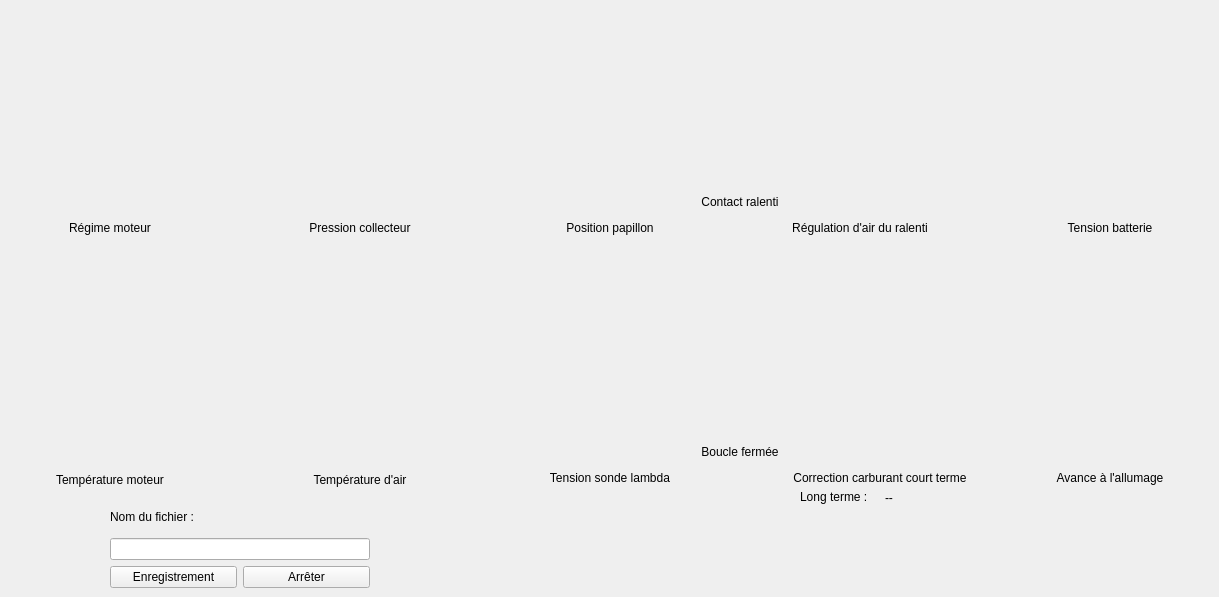
    <widget class="QWidget" name="overview_tab">
     <attribute name="title">
      <string>Aperçu</string>
     </attribute>
     <widget class="ManoMeter100" name="m_idle_position" native="true">
      <property name="geometry">
       <rect>
        <x>760</x>
        <y>10</y>
        <width>200</width>
        <height>200</height>
       </rect>
      </property>
     </widget>
     <widget class="ManoMeter" name="m_battery" native="true">
      <property name="geometry">
       <rect>
        <x>1010</x>
        <y>10</y>
        <width>200</width>
        <height>200</height>
       </rect>
      </property>
     </widget>
    <widget class="ManoMeter" name="m_ignition_advance" native="true">
      <property name="geometry">
       <rect>
        <x>1010</x>
        <y>260</y>
        <width>200</width>
        <height>200</height>
       </rect>
      </property>
     </widget>
    <widget class="ManoMeter" name="m_short_term_correction" native="true">
      <property name="geometry">
       <rect>
        <x>760</x>
        <y>260</y>
        <width>200</width>
        <height>200</height>
       </rect>
      </property>
     </widget>     
     <widget class="ManoMeter100" name="m_throttle_pos" native="true">
      <property name="geometry">
       <rect>
        <x>510</x>
        <y>10</y>
        <width>200</width>
        <height>200</height>
       </rect>
      </property>
     </widget>
     <widget class="ManoMeter900" name="m_lambda_voltage" native="true">
      <property name="geometry">
       <rect>
        <x>510</x>
        <y>260</y>
        <width>200</width>
        <height>200</height>
       </rect>
      </property>
      <property name="toolTip">
       <string>&lt;html&gt;&lt;head/&gt;&lt;body&gt;&lt;p&gt; 0-200 mV : mélange pauvre&lt;/p&gt;&lt;p&gt;700-900 mV : mélange riche &lt;/p&gt;&lt;/body&gt;&lt;/html&gt;</string>
      </property>
     </widget>
     <widget class="QLabel" name="m_throttle_pos_label">
      <property name="geometry">
       <rect>
        <x>510</x>
        <y>220</y>
        <width>200</width>
        <height>16</height>
       </rect>
      </property>
      <property name="sizePolicy">
       <sizepolicy hsizetype="Preferred" vsizetype="Maximum">
        <horstretch>0</horstretch>
        <verstretch>0</verstretch>
       </sizepolicy>
      </property>
      <property name="text">
       <string>Position papillon</string>
      </property>
      <property name="alignment">
       <set>Qt::AlignCenter</set>
      </property>
     </widget>
     <widget class="QLabel" name="m_short_term_label">
      <property name="geometry">
       <rect>
        <x>760</x>
        <y>470</y>
        <width>240</width>
        <height>16</height>
       </rect>
      </property>
      <property name="sizePolicy">
       <sizepolicy hsizetype="Preferred" vsizetype="Maximum">
        <horstretch>0</horstretch>
        <verstretch>0</verstretch>
       </sizepolicy>
      </property>
      <property name="text">
       <string>Correction carburant court terme</string>
      </property>
      <property name="alignment">
       <set>Qt::AlignCenter</set>
      </property>
     </widget>     
          <widget class="QLabel" name="m_idlebypass_pos_label">
      <property name="geometry">
       <rect>
        <x>760</x>
        <y>220</y>
        <width>200</width>
        <height>16</height>
       </rect>
      </property>
      <property name="sizePolicy">
       <sizepolicy hsizetype="Preferred" vsizetype="Maximum">
        <horstretch>0</horstretch>
        <verstretch>0</verstretch>
       </sizepolicy>
      </property>
      <property name="text">
       <string>Régulation d'air du ralenti</string>
      </property>
      <property name="alignment">
       <set>Qt::AlignCenter</set>
      </property>
     </widget>
          <widget class="QLabel" name="m_battery_voltage_label">
      <property name="geometry">
       <rect>
        <x>1010</x>
        <y>220</y>
        <width>200</width>
        <height>16</height>
       </rect>
      </property>
      <property name="sizePolicy">
       <sizepolicy hsizetype="Preferred" vsizetype="Maximum">
        <horstretch>0</horstretch>
        <verstretch>0</verstretch>
       </sizepolicy>
      </property>
      <property name="text">
       <string>Tension batterie</string>
      </property>
      <property name="alignment">
       <set>Qt::AlignCenter</set>
      </property>
           </widget>
          <widget class="QLabel" name="m_ignition_advance_label">
      <property name="geometry">
       <rect>
        <x>1010</x>
        <y>470</y>
        <width>200</width>
        <height>16</height>
       </rect>
      </property>
      <property name="sizePolicy">
       <sizepolicy hsizetype="Preferred" vsizetype="Maximum">
        <horstretch>0</horstretch>
        <verstretch>0</verstretch>
       </sizepolicy>
      </property>
      <property name="text">
       <string>Avance à l'allumage</string>
      </property>
      <property name="alignment">
       <set>Qt::AlignCenter</set>
      </property>
     </widget>
     <widget class="QLabel" name="m_lambda_label">
      <property name="geometry">
       <rect>
        <x>510</x>
        <y>470</y>
        <width>200</width>
        <height>16</height>
       </rect>
      </property>
      <property name="sizePolicy">
       <sizepolicy hsizetype="Preferred" vsizetype="Maximum">
        <horstretch>0</horstretch>
        <verstretch>0</verstretch>
       </sizepolicy>
      </property>
      <property name="text">
       <string>Tension sonde lambda</string>
      </property>
      <property name="alignment">
       <set>Qt::AlignCenter</set>
      </property>
     </widget>
    <!--  <widget class="QLabel" name="m_idle_base_Label">
      <property name="geometry">
       <rect>
        <x>1050</x>
        <y>520</y>
        <width>200</width>
        <height>16</height>
       </rect>
      </property>
      <property name="text">
       <string>Position de base ralenti :</string>
      </property>
      <property name="alignment">
       <set>Qt::AlignLeft</set>
      </property>
     </widget>
     <widget class="QLabel" name="m_idle_bas_volts">
      <property name="geometry">
       <rect>
        <x>970</x>
        <y>540</y>
        <width>200</width>
        <height>16</height>
       </rect>
      </property>
      <property name="text">
       <string>0.0V</string>
      </property>
     </widget>
     <widget class="QProgressBar" name="m_idle_base_pos">
      <property name="geometry">
       <rect>
        <x>1010</x>
        <y>540</y>
        <width>240</width>
        <height>21</height>
       </rect>
      </property>
      <property name="value">
       <number>0</number>
      </property>
     </widget> -->
     <!-- <widget class="QLabel" name="m_fue_trim_label">
      <property name="geometry">
       <rect>
        <x>550</x>
        <y>540</y>
        <width>120</width>
        <height>20</height>
       </rect>
      </property>
      <property name="text">
       <string>Court terme :</string>
      </property>
      <property name="alignment">
       <set>Qt::AlignLeft</set>
      </property>
     </widget> -->
     <widget class="QLabel" name="m_closed_loop_label">
      <property name="geometry">
       <rect>
        <x>610</x>
        <y>444</y>
        <width>260</width>
        <height>16</height>
       </rect>
      </property>
      <property name="text">
       <string>Boucle fermée</string>
      </property>
      <property name="alignment">
       <set>Qt::AlignCenter</set>
      </property>
     </widget>
     <widget class="QLedIndicator" name="m_closedLoopLed" native="true">
      <property name="geometry">
       <rect>
        <x>722</x>
        <y>410</y>
        <width>26</width>
        <height>26</height>
       </rect>
      </property>
     </widget>

     <widget class="ManoMeter" name="m_revCounter" native="true">
      <property name="geometry">
       <rect>
        <x>10</x>
        <y>10</y>
        <width>200</width>
        <height>200</height>
       </rect>
      </property>
     </widget>
     <widget class="ManoMeter100" name="m_mapGauge" native="true">
      <property name="geometry">
       <rect>
        <x>260</x>
        <y>10</y>
        <width>200</width>
        <height>200</height>
       </rect>
      </property>
      <property name="toolTip">
       <string>&lt;html&gt;&lt;head/&gt;&lt;body&gt;&lt;p&gt;moteur arrêté	&amp;lt;&amp;gt; ~ 100 kPa&lt;/p&gt;&lt;p&gt;moteur au ralenti 	&amp;lt;&amp;gt; ~ 25-40 kPa&lt;/p&gt;&lt;p&gt;en cas d'écart, vérifier les durites&lt;/p&gt;&lt;/body&gt;&lt;/html&gt;</string>
      </property>
     </widget>
     <!-- <widget class="QLabel" name="m_throttleLabel">
      <property name="geometry">
       <rect>
        <x>1050</x>
        <y>30</y>
        <width>200</width>
        <height>20</height>
       </rect>
      </property>
      <property name="text">
       <string>Position papillon :</string>
      </property>
      <property name="alignment">
       <set>Qt::AlignLeft</set>
      </property>
     </widget> -->
     <!-- <widget class="QLabel" name="m_throttlePotVolts">
      <property name="geometry">
       <rect>
        <x>1010</x>
        <y>50</y>
        <width>31</width>
        <height>16</height>
       </rect>
      </property>
      <property name="text">
       <string>0.0V</string>
      </property>
     </widget> -->
     <!-- <widget class="QProgressBar" name="m_throttleBar">
      <property name="geometry">
       <rect>
        <x>1050</x>
        <y>50</y>
        <width>240</width>
        <height>21</height>
       </rect>
      </property>
      <property name="value">
       <number>0</number>
      </property>
     </widget> -->
     <!-- <widget class="QLabel" name="m_idleBypassLabel">
      <property name="geometry">
       <rect>
        <x>1050</x>
        <y>90</y>
        <width>200</width>
        <height>16</height>
       </rect>
      </property>
      <property name="text">
       <string>Position moteur pas-à-pas ralenti :</string>
      </property>
      <property name="alignment">
       <set>Qt::AlignLeft</set>
      </property>
     </widget> -->
     <!-- <widget class="QLabel" name="m_iacPositionSteps">
      <property name="geometry">
       <rect>
        <x>1010</x>
        <y>110</y>
        <width>16</width>
        <height>16</height>
       </rect>
      </property>
      <property name="text">
       <string>0</string>
      </property>
     </widget> -->
     <!-- <widget class="QProgressBar" name="m_idleBypassPosBar">
      <property name="geometry">
       <rect>
        <x>1050</x>
        <y>110</y>
        <width>240</width>
        <height>21</height>
       </rect>
      </property>
      <property name="value">
       <number>0</number>
      </property>
     </widget> -->
     <widget class="QLabel" name="m_revCounterLabel">
      <property name="geometry">
       <rect>
        <x>10</x>
        <y>220</y>
        <width>200</width>
        <height>16</height>
       </rect>
      </property>
      <property name="sizePolicy">
       <sizepolicy hsizetype="Preferred" vsizetype="Maximum">
        <horstretch>0</horstretch>
        <verstretch>0</verstretch>
       </sizepolicy>
      </property>
      <property name="text">
       <string>Régime moteur</string>
      </property>
      <property name="alignment">
       <set>Qt::AlignCenter</set>
      </property>
     </widget>
     <widget class="QLabel" name="m_mapGaugeLabel">
      <property name="geometry">
       <rect>
        <x>260</x>
        <y>220</y>
        <width>200</width>
        <height>16</height>
       </rect>
      </property>
      <property name="sizePolicy">
       <sizepolicy hsizetype="Preferred" vsizetype="Maximum">
        <horstretch>0</horstretch>
        <verstretch>0</verstretch>
       </sizepolicy>
      </property>
      <property name="text">
       <string>Pression collecteur</string>
      </property>
      <property name="alignment">
       <set>Qt::AlignCenter</set>
      </property>
     </widget>
          <widget class="QLabel" name="m_idleSwitchLabel">
      <property name="geometry">
       <rect>
        <x>610</x>
        <y>194</y>
        <width>260</width>
        <height>16</height>
       </rect>
      </property>
      <property name="sizePolicy">
       <sizepolicy hsizetype="Preferred" vsizetype="Maximum">
        <horstretch>0</horstretch>
        <verstretch>0</verstretch>
       </sizepolicy>
      </property>
      <property name="text">
       <string>Contact ralenti</string>
      </property>
      <property name="alignment">
       <set>Qt::AlignCenter</set>
      </property>
     </widget>
      <widget class="QLedIndicator" name="m_idleSwitchLed" native="true">
      <property name="geometry">
       <rect>
        <x>722</x>
        <y>160</y>
        <width>26</width>
        <height>26</height>
       </rect>
      </property>
     </widget>
     <widget class="QWidget" name="layoutWidget">
      <property name="geometry">
       <rect>
        <x>110</x>
        <y>510</y>
        <width>260</width>
        <height>78</height>
       </rect>
      </property>
      <layout class="QGridLayout" name="m_dataBLayout">
       <item row="0" column="1">
        <widget class="QLabel" name="m_logFileNameLabel">
         <property name="text">
          <string>Nom du fichier :</string>
         </property>
         <property name="alignment">
          <set>Qt::AlignLeft</set>
         </property>
        </widget>
       </item>
       <item row="1" column="1" colspan="2">
        <widget class="QLineEdit" name="m_logFileNameBox"/>
       </item>
       <item row="2" column="1">
        <widget class="QPushButton" name="m_startLoggingButton">
         <property name="autoFillBackground">
          <bool>false</bool>
         </property>
         <property name="text">
          <string>Enregistrement</string>
         </property>
        </widget>
       </item>
       <item row="2" column="2">
        <widget class="QPushButton" name="m_stopLoggingButton">
         <property name="enabled">
          <bool>true</bool>
         </property>
         <property name="text">
          <string>Arrêter</string>
         </property>
        </widget>
       </item>
      </layout>
     </widget>
     <widget class="ManoMeter" name="m_waterTempGauge" native="true">
      <property name="geometry">
       <rect>
        <x>10</x>
        <y>260</y>
        <width>200</width>
        <height>200</height>
       </rect>
      </property>
     </widget>
     <widget class="ManoMeter100" name="m_airTempGauge" native="true">
      <property name="geometry">
       <rect>
        <x>260</x>
        <y>260</y>
        <width>200</width>
        <height>200</height>
       </rect>
      </property>
     </widget>
     <widget class="QLabel" name="m_waterTempLabel">
      <property name="geometry">
       <rect>
        <x>10</x>
        <y>470</y>
        <width>200</width>
        <height>20</height>
       </rect>
      </property>
      <property name="sizePolicy">
       <sizepolicy hsizetype="Preferred" vsizetype="Maximum">
        <horstretch>0</horstretch>
        <verstretch>0</verstretch>
       </sizepolicy>
      </property>
      <property name="text">
       <string>Température moteur</string>
      </property>
      <property name="alignment">
       <set>Qt::AlignCenter</set>
      </property>
     </widget>
     <widget class="QLabel" name="m_airTempLabel">
      <property name="geometry">
       <rect>
        <x>260</x>
        <y>470</y>
        <width>200</width>
        <height>20</height>
       </rect>
      </property>
      <property name="sizePolicy">
       <sizepolicy hsizetype="Preferred" vsizetype="Maximum">
        <horstretch>0</horstretch>
        <verstretch>0</verstretch>
       </sizepolicy>
      </property>
      <property name="text">
       <string>Température d'air</string>
      </property>
      <property name="alignment">
       <set>Qt::AlignCenter</set>
      </property>
     </widget>
     <widget class="QLabel" name="m_long_trim_label">
      <property name="geometry">
       <rect>
        <x>800</x>
        <y>490</y>
        <width>120</width>
        <height>20</height>
       </rect>
      </property>
      <property name="text">
       <string>Long terme :</string>
      </property>
      <property name="alignment">
       <set>Qt::AlignLeft</set>
      </property>
         </widget>
     <widget class="QLabel" name="m_long_trim">
      <property name="geometry">
       <rect>
        <x>885</x>
        <y>490</y>
        <width>31</width>
        <height>16</height>
       </rect>
      </property>
      <property name="text">
       <string>--</string>
      </property>
	 </widget>
	  
     <zorder>m_idle_position</zorder>
     <!-- <zorder>m_throttleLabel</zorder> -->
     <!-- <zorder>m_throttlePotVolts</zorder> -->
     <!-- <zorder>m_throttleBar</zorder> -->
     <!-- <zorder>m_idleBypassLabel</zorder> -->
     <!-- <zorder>m_iacPositionSteps</zorder> -->
     <!-- <zorder>m_idleBypassPosBar</zorder> -->
     <zorder>m_ignition_advance</zorder>
     <zorder>layoutWidget</zorder>
<!--      <zorder>m_idle_base_Label</zorder>
     <zorder>m_idle_bas_volts</zorder>
     <zorder>m_idle_base_pos</zorder> -->
     <!-- <zorder>m_fuel_trim_label</zorder> -->
     <zorder>m_closed_loop_label</zorder>
     <zorder>m_idleSwitchLed</zorder>
     <zorder>m_closedLoopLed</zorder>
     <zorder>m_revCounterLabel</zorder>
     <zorder>m_airTempLabel</zorder>
     <zorder>m_waterTempLabel</zorder>
     <zorder>m_mapGaugeLabel</zorder>
     <zorder>m_throttle_pos_label</zorder>
     <zorder>m_lambda_label</zorder>
     <zorder>m_revCounter</zorder>
     <zorder>m_throttle_pos</zorder>
     <zorder>m_waterTempGauge</zorder>
     <zorder>m_lambda_voltage</zorder>
     <zorder>m_mapGauge</zorder>
     <zorder>m_airTempGauge</zorder>
     <zorder>m_long_trim_label</zorder>
     <zorder>m_long_trim</zorder>
    </widget>
